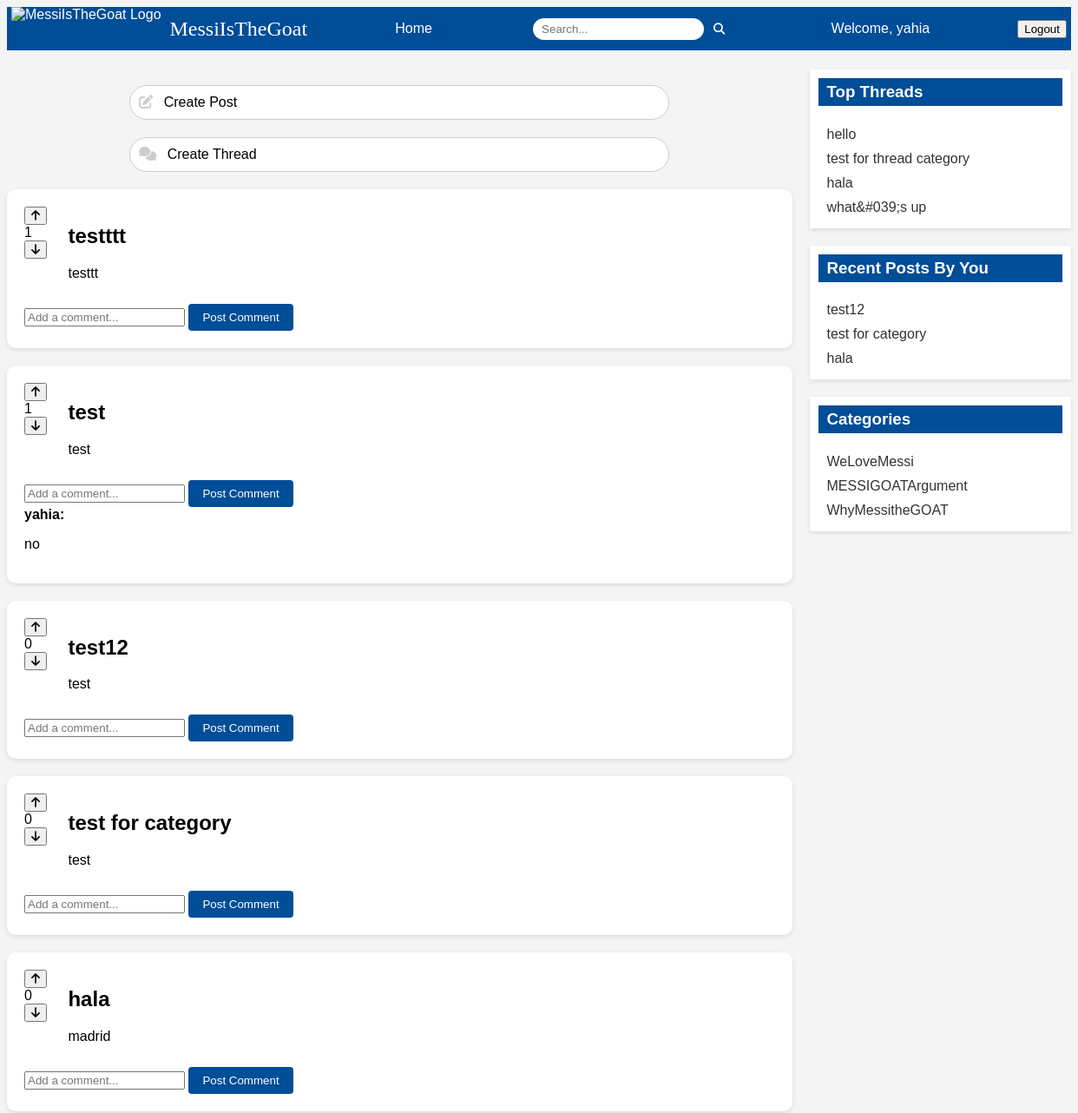
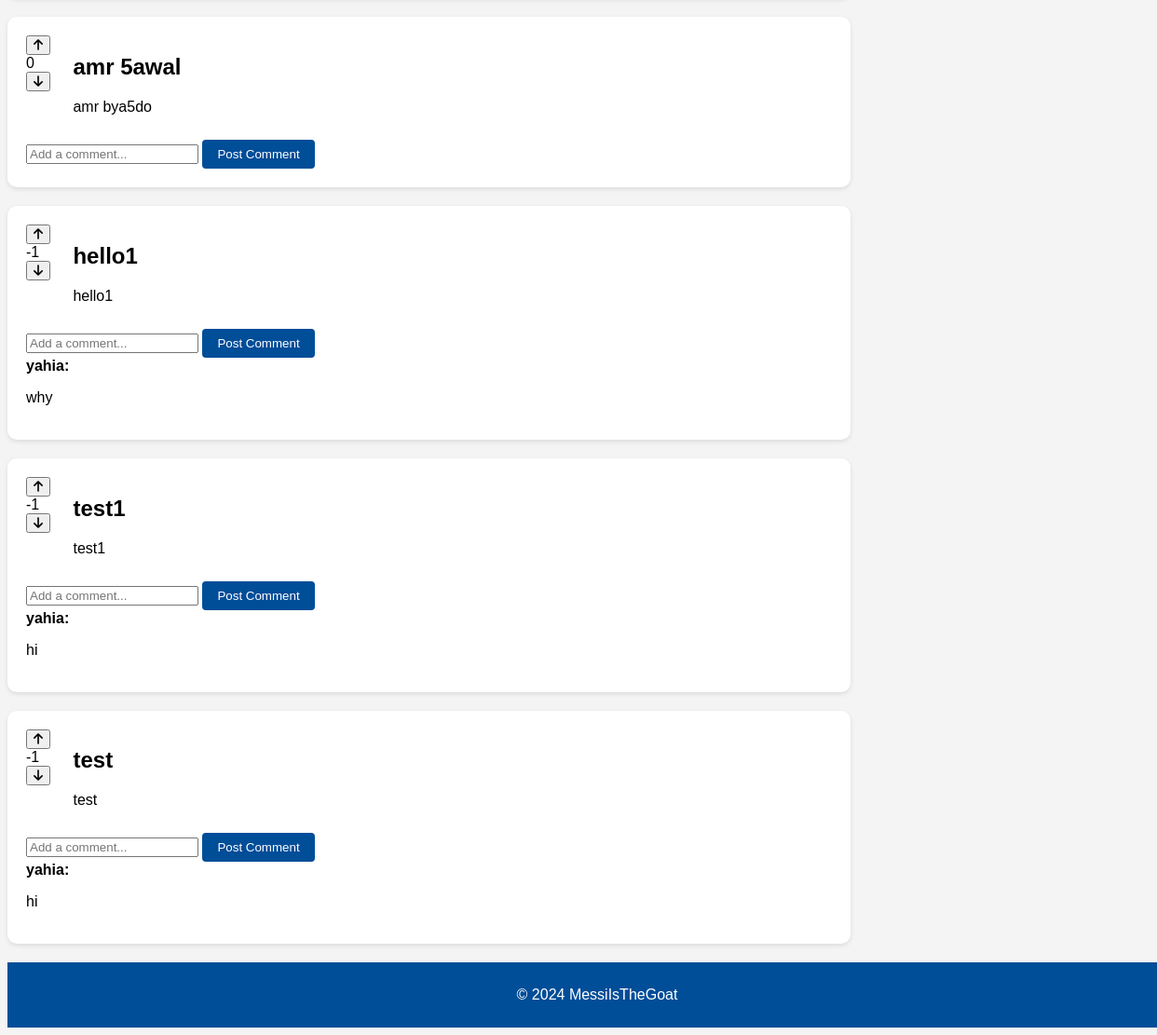
The app's page /PHP/Index.php (signed in) with its own data (2 pictures, top to bottom).
### tables this page shows
CREATE TABLE `users` (
  `user_id` int(11) NOT NULL,
  `username` varchar(50) NOT NULL,
  `email` varchar(100) NOT NULL,
  `password` varchar(255) NOT NULL,
  `profile_pic_blob` blob DEFAULT NULL,
  `registration_date` datetime DEFAULT current_timestamp(),
  `status` enum('active','blocked') DEFAULT 'active',
  `profile_pic_type` varchar(50) DEFAULT NULL
);

CREATE TABLE `posts` (
  `post_id` int(11) NOT NULL,
  `thread_id` int(11) DEFAULT NULL,
  `user_id` int(11) DEFAULT NULL,
  `content` text DEFAULT NULL,
  `timestamp` datetime DEFAULT current_timestamp(),
  `vote_count` int(11) DEFAULT 0,
  `title` varchar(255) NOT NULL,
  `image` varchar(255) DEFAULT NULL,
  `category_id` int(11) DEFAULT NULL,
  `is_hidden` tinyint(1) NOT NULL DEFAULT 0
);

CREATE TABLE `comments` (
  `comment_id` int(11) NOT NULL,
  `post_id` int(11) DEFAULT NULL,
  `user_id` int(11) DEFAULT NULL,
  `content` text DEFAULT NULL,
  `timestamp` datetime DEFAULT current_timestamp(),
  `is_hidden` tinyint(1) NOT NULL DEFAULT 0
);

CREATE TABLE `threads` (
  `thread_id` int(11) NOT NULL,
  `title` varchar(255) NOT NULL,
  `user_id` int(11) DEFAULT NULL,
  `category_id` int(11) DEFAULT NULL,
  `creation_date` datetime DEFAULT current_timestamp(),
  `body` text DEFAULT NULL,
  `is_hidden` tinyint(1) NOT NULL DEFAULT 0
);

### PHP/login_status.php (called while the page is built, shortened)
<?php
include 'config.php';
if (isset($_SESSION['user_id'])) {
    $userLoggedIn = true;
    $userId = $_SESSION['user_id'];
    $stmt = $db->prepare("SELECT * FROM users WHERE user_id = ?");
    if ($stmt) {
        $stmt->bind_param("i", $userId);
        $stmt->execute();
        $result = $stmt->get_result();
        if ($user = $result->fetch_assoc()) {
            $username = $user['username'];
        }
    }
}
?>

### PHP/fetch_posts.php (called while the page is built, shortened)
<?php
include 'login_status.php';
include 'config.php';
$postsQuery = "SELECT posts.*,vote_count, users.username
               FROM posts
               LEFT JOIN votes ON posts.post_id = votes.post_id
               LEFT JOIN users ON posts.user_id = users.user_id
               GROUP BY posts.post_id
               ORDER BY vote_count DESC, posts.timestamp DESC";
$postsResult = $db->query($postsQuery);
$posts = [];
if ($postsResult) {
    while ($post = $postsResult->fetch_assoc()) {
        $post['comments'] = [];
        $commentsQuery = "SELECT comments.*, users.username
                          FROM comments
                          JOIN users ON comments.user_id = users.user_id
                          WHERE post_id = ?
                          ORDER BY timestamp ASC";
        $stmt = $db->prepare($commentsQuery);
        $stmt->bind_param("i", $post['post_id']);
        $stmt->execute();
        $commentsResult = $stmt->get_result();
        while ($comment = $commentsResult->fetch_assoc()) {
            $post['comments'][] = $comment;
        }
        $posts[] = $post;
    }
}
?>

### PHP/fetch_top_threads.php (called while the page is built, shortened)
<?php
include 'config.php';
$topThreadsQuery = "SELECT threads.*, COUNT(posts.post_id) AS post_count
                    FROM threads
                    LEFT JOIN posts ON threads.thread_id = posts.thread_id
                    GROUP BY threads.thread_id
                    ORDER BY post_count DESC, threads.creation_date DESC
                    LIMIT 4";
$result = $db->query($topThreadsQuery);
$topThreads = [];
if ($result) {
    while ($row = $result->fetch_assoc()) {
        $topThreads[] = $row;
    }
}
?>

### PHP/fetch_recent_posts.php (called while the page is built, shortened)
<?php
include 'config.php';
$recentPostsQuery = "SELECT * FROM posts
                     ORDER BY timestamp DESC
                     LIMIT 3";
$result = $db->query($recentPostsQuery);
$recentPosts = [];
if ($result) {
    while ($row = $result->fetch_assoc()) {
        $recentPosts[] = $row;
    }
}
?>

### PHP/Index.php (the view, shortened to what this page needs)
<?php
include 'login_status.php';
include 'fetch_posts.php';
include 'fetch_top_threads.php';
include 'fetch_recent_posts.php';
?>
<!DOCTYPE html>
<html lang="en">
<head>
    <link rel="stylesheet" href="../CSS/styles.css">
</head>
<body>
    <header>
        <nav class="navbar">
            <div class="logo-container">
                <img src="https://encrypted-tbn3.gstatic.com/images?q=tbn:ANd9GcQHnhWFBFpqpDEQE_DyEaYEXHwa8QY4mAsBTeZaif0XvmL1sXI2" alt="MessiIsTheGoat Logo" class="logo-image">
                <div class="logo-title">MessiIsTheGoat</div>
            </div>
            <a href="Index.php" class="nav-link">Home</a>
            <form action="search.php" method="post" class="search-container">
                <input type="text" name="search_query" placeholder="Search..." class="search-input">
                <button type="submit" class="search-btn"><i class="fas fa-search"></i></button>
            </form>
            <?php if ($userLoggedIn): ?>
                <a href="User_Profile.php" class="nav-link">Welcome, <?php echo htmlspecialchars($username); ?></a>
                <form action="logout.php" method="POST" style="display: inline;">
                    <button type="submit" class="logout-btn">Logout</button>
                </form>
            <?php else: ?>
                <a href="Login.php" class="nav-link">Login</a>
                <a href="Signup.php" class="nav-button">Register</a>
            <?php endif; ?>
        </nav>
    </header>
    <div class="container">
    <main>
            <?php if ($userLoggedIn): ?>
                <section class="create-post-box" onClick="location.href='createPost.php'">
                    <div class="create-post-input">
                        <i class="fas fa-edit"></i>
                        <span>Create Post</span>
                    </div>
                </section>
                <section class="create-thread-box" onClick="location.href='createThread.php'">
                    <div class="create-thread-input">
                        <i class="fas fa-comments"></i>
                        <span>Create Thread</span>
                    </div>
                </section>
            <?php endif; ?>
            <div class="posts" id="posts-container">
            <?php foreach ($posts as $post): ?>
                <?php if ($post['is_hidden'] == 0): ?>
                    <article class="post" id="post-<?php echo htmlspecialchars($post['post_id']); ?>">
                        <div class="vote">
                            <?php if ($userLoggedIn): ?>
                                <button class="vote-btn upvote-btn" data-post="<?php echo htmlspecialchars($post['post_id']); ?>" onclick="vote(<?php echo htmlspecialchars($post['post_id']); ?>, 1)"><i class="fas fa-arrow-up"></i></button>
                            <?php endif; ?>
                            <div class="vote-count" id="vote-count-<?php echo htmlspecialchars($post['post_id']); ?>">
                                <?php echo htmlspecialchars($post['vote_count']); ?>
                            </div>
                            <?php if ($userLoggedIn): ?>
                                <button class="vote-btn downvote-btn" data-post="<?php echo htmlspecialchars($post['post_id']); ?>" onclick="vote(<?php echo htmlspecialchars($post['post_id']); ?>, -1)"><i class="fas fa-arrow-down"></i></button>
                            <?php endif; ?>
                        </div>
                        <div class="post-info">
                            <h2><?php echo htmlspecialchars($post['title']); ?></h2>
                            <p><?php echo htmlspecialchars($post['content']); ?></p>
                        </div>
                        <div class="comments-section">
                            <?php if ($userLoggedIn): ?>
                                <form class="comment-form" method="post">
                                    <input type="text" name="comment" placeholder="Add a comment..." class="comment-input">
                                    <button type="button" class="comment-btn">Post Comment</button>
                                </form>
                            <?php endif; ?>
                            <?php foreach ($post['comments'] as $comment): ?>
                                <div class="comment">
                                    <strong><?php echo htmlspecialchars($comment['username']); ?>:</strong>
                                    <p><?php echo htmlspecialchars($comment['content']); ?></p>
                                </div>
                            <?php endforeach; ?>
                        </div>
                    </article>
                <?php endif; ?>
            <?php endforeach; ?>
            </div>
        </main>
        <aside class="sidebar">
            <section class="top-threads">
                <h3>Top Threads</h3>
                <ul>
                    <?php foreach ($topThreads as $thread): ?>
                        <li><a href="thread.php?thread_id=<?php echo htmlspecialchars($thread['thread_id']); ?>"><?php echo htmlspecialchars($thread['title']); ?></a></li>
                    <?php endforeach; ?>
                </ul>
            </section>
            <section class="recent-posts">
                <h3>Recent Posts By You</h3>
                <ul>
                    <?php foreach ($recentPosts as $post): ?>
                        <li><a href="User_Profile.php?post_id=<?php echo htmlspecialchars($post['post_id']); ?>"><?php echo htmlspecialchars($post['title']); ?></a></li>
                    <?php endforeach; ?>
                </ul>
            </section>
            <section>
                <h3>Categories</h3>
                <ul>
                    <li><a href="category.php?category=WeLoveMessi">WeLoveMessi</a></li>
                    <li><a href="category.php?category=MESSIGOATArgument">MESSIGOATArgument</a></li>
                    <li><a href="category.php?category=WhyMessitheGOAT">WhyMessitheGOAT</a></li>
                </ul>
            </section>
        </aside>
    </div>
        <footer>
            <p>&copy; 2024 MessiIsTheGoat</p>
        </footer>
</body>
</html>

### CSS/styles.css (style rules this page uses)
body { font-family: Arial, sans-serif; background: #f4f4f4; }
header { background: #004d98; color: white; }
.navbar { display: flex; justify-content: space-between; align-items: center; padding: 0 5px; }
.logo-container { display: flex; align-items: center; }
.logo-image { height: 50px; }
.logo-title { font-family: 'Times New Roman', Times, serif; font-size: 24px; margin-left: 10px; }
.nav-link, .nav-button { color: white; text-decoration: none; margin: 0 15px; padding: 5px 10px; font-size: 16px; }
.search-container { display: flex; align-items: center; margin: 0 15px; }
.search-input { padding: 5px 10px; border-radius: 20px; border: none; outline: none; }
.search-btn { background: none; border: none; margin-left: 5px; cursor: pointer; color: white; }
.container { display: flex; margin-top: 20px; }
main { flex: 3; margin-right: 20px; }
.create-post-box, .create-thread-box { display: flex; align-items: center; justify-content: space-between; padding: 10px; border: 1px solid #ccc; border-radius: 22px; margin: 20px auto; max-width: 600px; background-color: #fff; }
.create-post-input, .create-thread-input { align-items: center; margin-right: 10px; }
.create-post-input i, .create-thread-input i { color: #ccc; margin-right: 8px; }
.sidebar { flex: 1; position: sticky; top: 80px; height: fit-content; }
.post { display: block; background: white; padding: 20px; margin-bottom: 20px; box-shadow: 0 2px 5px rgba(0,0,0,0.1); border-radius: 10px; }
.comments-section { margin-top: 10px; }
.vote { display: inline-block; vertical-align: top; margin-right: 20px; }
.post-info { display: inline-block; vertical-align: top; width: calc(100% - 60px); }
.comment-btn { padding: 8px 16px; background-color: #004d98; color: white; border: none; border-radius: 4px; cursor: pointer; transition: background-color 0.3s ease; }
.sidebar section { margin-bottom: 20px; padding: 10px; background: white; box-shadow: 0 2px 5px rgba(0,0,0,0.1); }
.sidebar h3 { margin-top: 0; background: #004d98; color: white; padding: 5px 10px; }
.sidebar ul { list-style: none; padding: 0; margin: 0; }
.sidebar li a { text-decoration: none; color: #333; display: block; padding: 5px 10px; transition: background-color 0.3s ease; }
footer { background: #004d98; color: white; text-align: center; padding: 10px 20px; width: 100%; }

### records on screen
users: username "yahia"
posts: vote_count "1", title "testttt", content "testtt"
posts: vote_count "1", title "test", content "test"
comments: user.username "yahia", content "no"
posts: vote_count "0", title "test12", content "test"
posts: vote_count "0", title "test for category", content "test"
posts: vote_count "0", title "hala", content "madrid"
posts: vote_count "0", title "amr 5awal", content "amr bya5do"
posts: vote_count "-1", title "hello1", content "hello1"
comments: user.username "yahia", content "why"
posts: vote_count "-1", title "test1", content "test1"
comments: user.username "yahia", content "hi"
posts: vote_count "-1", title "test", content "test"
comments: user.username "yahia", content "hi"
threads: title "hello"
threads: title "test for thread category"
threads: title "hala"
threads: title "what&#039;s up"
